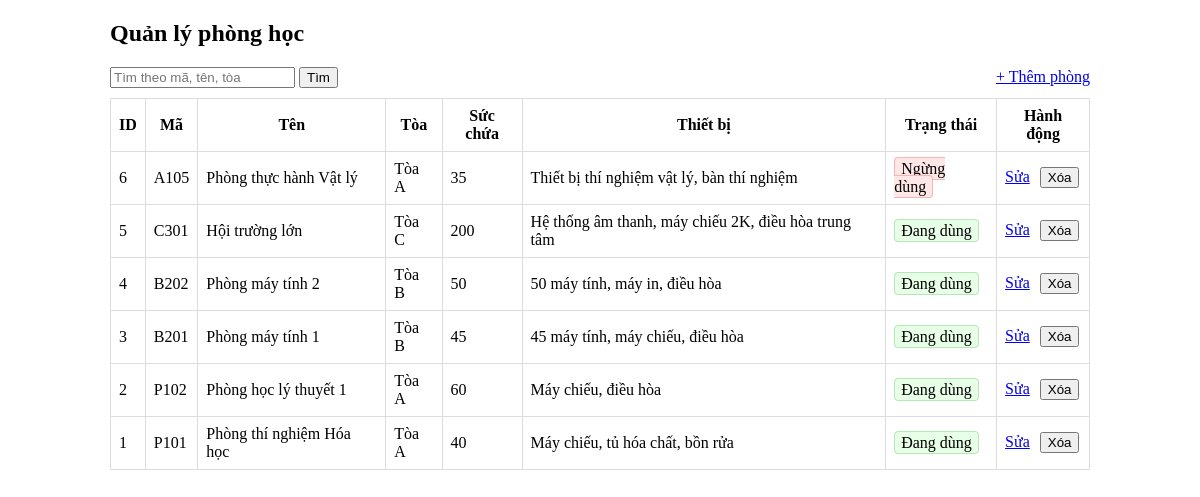
/index_old.php, run on the app's committed database.
### tables this page shows
CREATE TABLE IF NOT EXISTS rooms (
    id INT AUTO_INCREMENT PRIMARY KEY,
    code VARCHAR(50) NOT NULL UNIQUE COMMENT 'Mã phòng (VD: P101, A201)',
    name VARCHAR(120) NOT NULL COMMENT 'Tên phòng học',
    capacity INT NOT NULL DEFAULT 0 COMMENT 'Sức chứa (số người)',
    building VARCHAR(80) NOT NULL COMMENT 'Tòa nhà (VD: Tòa A, Tòa B)',
    equipment TEXT NULL COMMENT 'Thiết bị kèm theo (máy chiếu, máy lạnh...)',
    is_active TINYINT(1) NOT NULL DEFAULT 1 COMMENT 'Trạng thái: 1=Đang dùng, 0=Ngừng dùng',
    created_at TIMESTAMP DEFAULT CURRENT_TIMESTAMP,
    updated_at TIMESTAMP DEFAULT CURRENT_TIMESTAMP ON UPDATE CURRENT_TIMESTAMP,
    INDEX idx_code (code),
    INDEX idx_is_active (is_active)
);

### index_old.php (the view, shortened to what this page needs)
<?php
function db(): PDO {
    static $pdo;
    if (!$pdo) {
        $pdo = new PDO("mysql:host=".DB_HOST.";dbname=".DB_NAME.";charset=utf8mb4", DB_USER, DB_PASS, [
            PDO::ATTR_ERRMODE => PDO::ERRMODE_EXCEPTION,
            PDO::ATTR_DEFAULT_FETCH_MODE => PDO::FETCH_ASSOC
        ]);
    }
    return $pdo;
}
function e($s){ return htmlspecialchars($s ?? '', ENT_QUOTES, 'UTF-8'); }
$action = $_GET['a'] ?? 'list';
if ($action === 'list') {
    $q = trim($_GET['q'] ?? '');
    $where = '1=1';
    $params = [];
    $page = max(1, (int)($_GET['page'] ?? 1));
    $per  = 10;
    $offset = ($page-1)*$per;
    $stmt = db()->prepare("SELECT * FROM rooms WHERE $where ORDER BY id DESC LIMIT $per OFFSET $offset");
    $stmt->execute($params);
    $rooms = $stmt->fetchAll();
}
?>
<!doctype html>
<html lang="vi">
<head>
<link rel="stylesheet" href="https://unpkg.com/mVP.css">
</head>
<body>
<div class="container">
    <h2>Quản lý phòng học</h2>
    <?php if ($action === 'list'): ?>
        <div style="display:flex;justify-content:space-between;align-items:center;gap:8px">
            <form method="get">
                <input type="text" name="q" value="<?= e($q) ?>" placeholder="Tìm theo mã, tên, tòa">
                <button>Tìm</button>
            </form>
            <a href="?a=create_form" class="button">+ Thêm phòng</a>
        </div>
        <table class="table" style="margin-top:10px">
            <thead>
                <tr>
                    <th>ID</th><th>Mã</th><th>Tên</th><th>Tòa</th><th>Sức chứa</th><th>Thiết bị</th><th>Trạng thái</th><th>Hành động</th>
                </tr>
            </thead>
            <tbody>
                <?php foreach ($rooms as $r): ?>
                <tr>
                    <td><?= e($r['id']) ?></td>
                    <td><?= e($r['code']) ?></td>
                    <td><?= e($r['name']) ?></td>
                    <td><?= e($r['building']) ?></td>
                    <td><?= e($r['capacity']) ?></td>
                    <td><?= e($r['equipment']) ?></td>
                    <td>
                        <?php if ($r['is_active']): ?>
                            <span class="badge on">Đang dùng</span>
                        <?php else: ?>
                            <span class="badge off">Ngừng dùng</span>
                        <?php endif; ?>
                    </td>
                    <td class="actions">
                        <a href="?a=edit_form&id=<?= e($r['id']) ?>">Sửa</a>
                        <form method="post" action="index.php?a=delete" onsubmit="return confirm('Xóa phòng này?');" style="display:inline; margin-left:6px">
                            <button type="submit">Xóa</button>
                        </form>
                    </td>
                </tr>
                <?php endforeach; ?>
            </tbody>
        </table>
    <?php endif; ?>
</div>
</body>
</html>

### index_old.php (style rules this page uses)
.container { max-width:980px;margin:20px auto;padding:0 12px }
.table { width:100%;border-collapse:collapse }
.table th,.table td { border:1px solid #ddd;padding:8px }
.actions form { display:inline }
.badge { padding:2px 6px;border-radius:4px;border:1px solid #ccc }
.badge.on { background:#e7ffe7;border-color:#b6e7b6 }
.badge.off { background:#ffe7e7;border-color:#f3b6b6 }

### data on the page
rooms: id "6", code "A105", name "Phòng thực hành Vật lý", building "Tòa A", capacity "35", equipment "Thiết bị thí nghiệm vật lý, bàn thí nghiệm", is_active "Ngừng dùng"
rooms: id "5", code "C301", name "Hội trường lớn", building "Tòa C", capacity "200", equipment "Hệ thống âm thanh, máy chiếu 2K, điều hòa trung tâm", is_active "Đang dùng"
rooms: id "4", code "B202", name "Phòng máy tính 2", building "Tòa B", capacity "50", equipment "50 máy tính, máy in, điều hòa", is_active "Đang dùng"
rooms: id "3", code "B201", name "Phòng máy tính 1", building "Tòa B", capacity "45", equipment "45 máy tính, máy chiếu, điều hòa", is_active "Đang dùng"
rooms: id "2", code "P102", name "Phòng học lý thuyết 1", building "Tòa A", capacity "60", equipment "Máy chiếu, điều hòa", is_active "Đang dùng"
rooms: id "1", code "P101", name "Phòng thí nghiệm Hóa học", building "Tòa A", capacity "40", equipment "Máy chiếu, tủ hóa chất, bồn rửa", is_active "Đang dùng"
